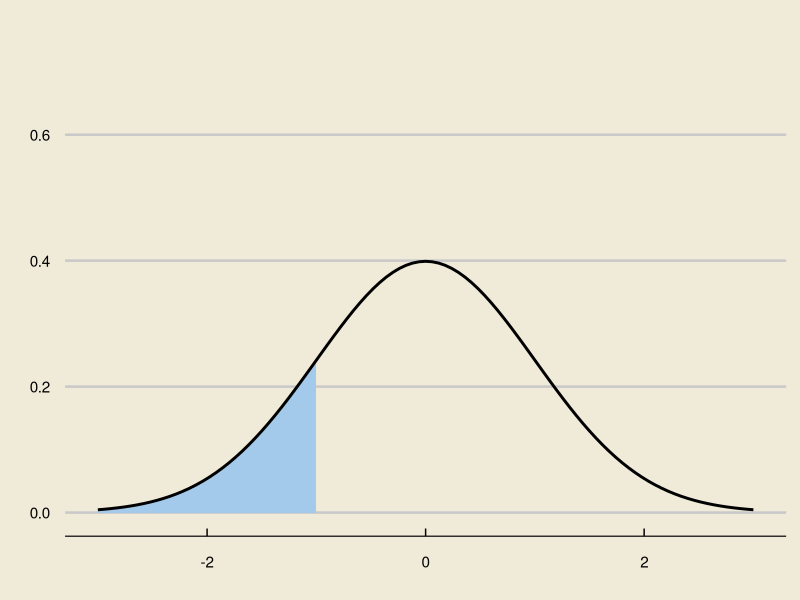

This figure's R source:
library(tidyverse)
library(ggthemes)

ggplot(data.frame(x = c(-3, 3)), aes(x)) +
  stat_function(fun = dnorm, 
                xlim = c(-3,-1),
                geom = "area",
                fill = "#a4caeb") +
  stat_function(fun = dnorm, 
                size = 1,
                col = "black") +
  theme_economist_white() +
  theme(
    panel.background = element_rect("#f0ebd8"),
    plot.background = element_rect(fill = "#f0ebd8")
  ) +
  xlab("") +
  ylab("") +
  ylim(c(0, 0.75))
